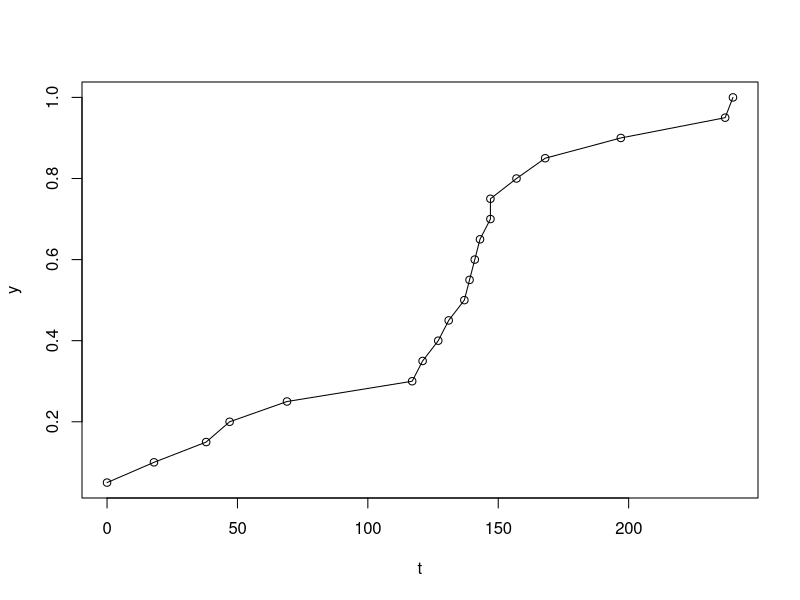

This figure's R source: (Note: this script raises an error after producing the figure.)
n1 = 6
n2 = 7
n3 = 5
n = n1 + n2 + n3
k = 3

u = c(1, 7, 49, 38, 22, 32, 41, 43, 57, 33, 48, 31, 34, 55, 19, 11, 16, 51, 52, 59, 47, 24, 46, 17, 58, 40, 36, 8, 56, 26, 60, 54, 12, 23, 39, 29, 20, 18, 4, 28, 13, 30, 27, 6, 42, 50, 45, 10, 9, 2, 14, 37, 15, 44, 3, 21, 25, 53, 5, 35)

u = u / 61

u = sort(u)

t = c(0, 240, 38, 137, 141, 143, 168, 197, 18, 69, 117, 121, 147, 157, 237, 47, 127, 131, 139, 147)

t = sort(t)

y = c(0, 0, 0, 0, 0, 0, 0, 0, 0, 0, 0, 0, 0, 0, 0, 0, 0, 0, 0, 0)

v = c(0, 0, 0, 0, 0, 0, 0, 0, 0, 0, 0, 0, 0, 0, 0, 0, 0, 0, 0, 0, 0, 0, 0, 0, 0, 0, 0, 0, 0, 0, 0, 0, 0, 0, 0, 0, 0, 0, 0, 0, 0, 0, 0, 0, 0, 0, 0, 0, 0, 0, 0, 0, 0, 0, 0, 0, 0, 0, 0, 0)

for(i in 1:20) {
	y[i] = (i * n) / ((n + 1) * k)
}

max = max(y)
y = y / max 

plot(t, y, type = "o")

for (i in 1:60) {
	n = u[i]
	j = 1
	if(n < y[j]) {
		v[j] = 0
	}
	else {
		while(n < y[j]) {
			j = j + 1
		}
		j = j - 1
	
		v[i] = ((n - y[j]) * (t[j+1] - t[j]) / (y[j+1] - y[j])) + t[j+1]
	}
}